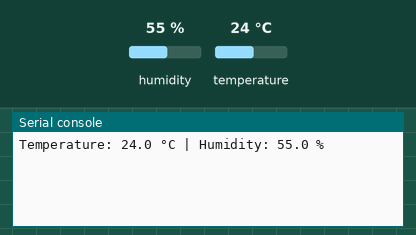
Bench run of a program on a simulated Raspberry Pi Pico running MicroPython. On the bench: the last lines printed to the serial console. The test bench sets the inputs (shaded band); at power-on: humidity 55 %, temperature 24 °C. Library files of the repository ran but are not shown: aht21.py.

Above: at 1.2 s.
1.3 s: humidity set to 22 %
At 2.9 s:
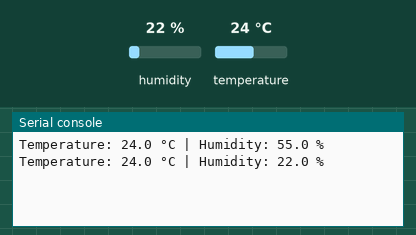
4.1 s: temperature set to 12 °C
At 5.0 s:
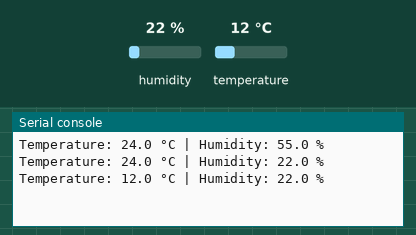
6.9 s: humidity set to 40 %
At 9.3 s:
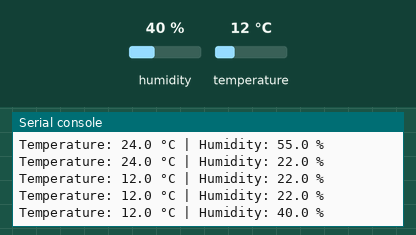
Timing chart, 0 to 10.8 s (numbered marks = the images above; inputs shaded):
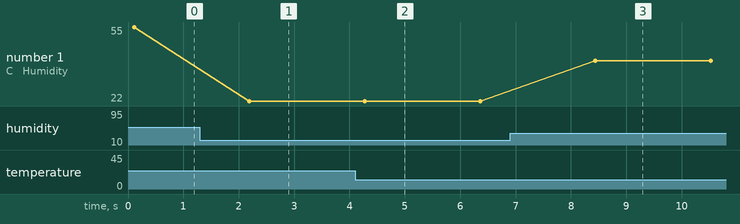

The program:

aht_test.py
```python
from machine import Pin, I2C
import time
from aht21 import AHT21

# Adjust pins if needed!
i2c = I2C(0, scl=Pin(17), sda=Pin(16), freq=100000)

sensor = AHT21(i2c)

while True:
    try:
        temp, hum = sensor.read()
        print("Temperature:", temp, "°C | Humidity:", hum, "%")
    except Exception as e:
        print("Sensor error:", e)
    time.sleep(2)
```

Measured:
- after the input at 1.3 s, the serial console: prints a new line after 0.89 s (image 1)
- after the input at 4.1 s, the serial console: prints a new line after 0.18 s (image 2)
- after the input at 6.9 s, the serial console: prints a new line after 1.5 s (image 3)
- plotted number 1: 55 → 22 after the input at 1.3 s, 22 → 40 after the input at 6.9 s
